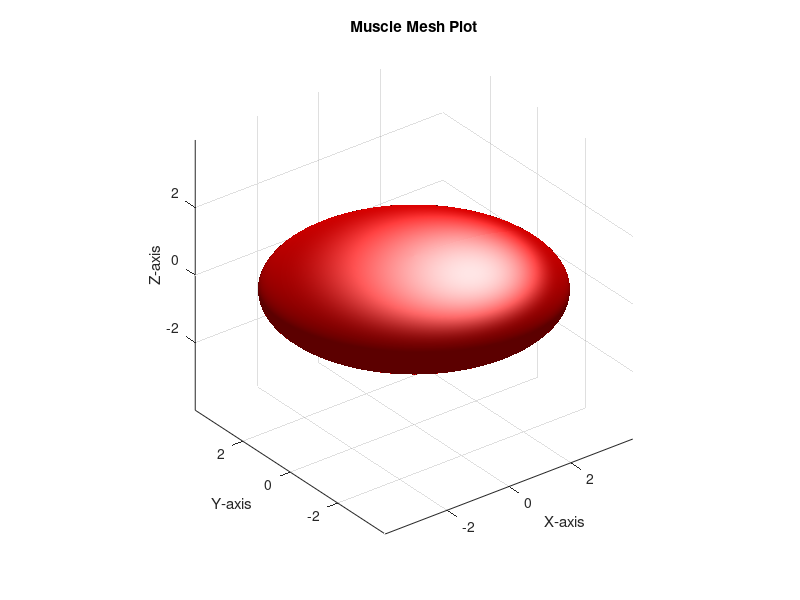

Source code (MATLAB):
% Parameters for muscle shape
length = 4;         % Length of the muscle
radius = 1;         % Radius of the muscle
theta = linspace(0, pi, 100);
phi = linspace(0, 2*pi, 100);
[theta, phi] = meshgrid(theta, phi);

% Parametric equations for the muscle shape
x = length * sin(theta) .* cos(phi);
y = length * sin(theta) .* sin(phi);
z = radius * cos(theta);

% Create a mesh plot
figure;
surf(x, y, z, 'FaceColor', 'red', 'EdgeColor', 'none');
title('Muscle Mesh Plot');
xlabel('X-axis');
ylabel('Y-axis');
zlabel('Z-axis');
axis equal;
grid on;

% Add lighting for better visualization
light('Position', [1, 1, 1]);
lighting gouraud;
